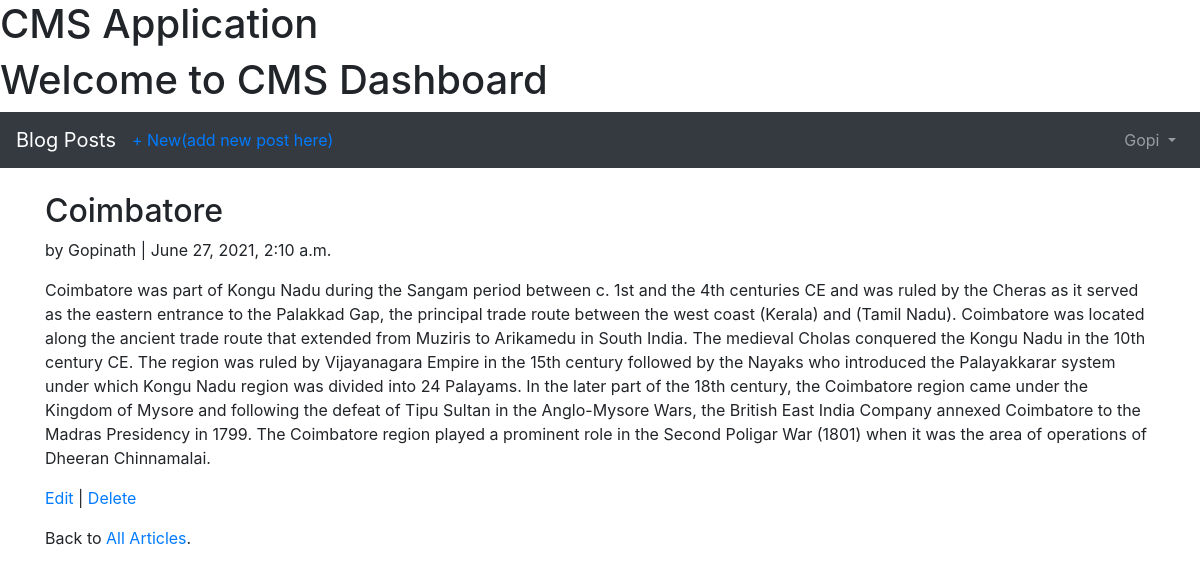
/articles/2/ (signed in), run on the app's committed database.
### users/models.py (models this page shows)
class CustomUser(AbstractUser):
    age = models.PositiveIntegerField(default=0)

### articles/models.py (models this page shows, shortened)
class Article(models.Model):
    title = models.CharField(max_length=255)
    body = models.TextField()
    date = models.DateTimeField(auto_now_add=True)
    author = models.ForeignKey(get_user_model(),on_delete=models.CASCADE,)

### articles/views.py (the view)
# urls.py: path('<int:pk>/',views.ArticleDetailView.as_view(), name='article_detail'), # new
class ArticleDetailView(LoginRequiredMixin, DetailView):
    model = models.Article
    template_name = 'article_detail.html'

### templates/article_detail.html
{% extends 'base.html' %}
{% block content %}
<div class="article-entry">
<h2>{{ object.title }}</h2>
<p>by {{ object.author }} | {{ object.date }}</p>
<p>{{ object.body }}</p>
</div>
<p><a href="{% url 'article_edit' article.pk %}">Edit</a> | <a href="{% url 'artic\
le_delete' article.pk %}">Delete</a></p>
<p>Back to <a href="{% url 'article_list' %}">All Articles</a>.</p>
{% endblock content %}

### templates/base.html (shortened to what this page needs)
<!doctype html>
<html lang="en">
<head>
<link rel="stylesheet" href="https://maxcdn.bootstrapcdn.com/bootstrap/4.0.0/css\/bootstrap.min.css">
    <h1> CMS Application</h1>
    <h1> Welcome to CMS Dashboard</h1>
</head>
<body>
<nav class="navbar navbar-expand-md navbar-dark bg-dark mb-4">
<a class="navbar-brand" href="{% url 'home' %}">Blog Posts</a>
{% if user.is_authenticated %}
<ul class="navbar-nav mr-auto">
<li class="nav-item"><a href="{% url 'article_new' %}">+ New(add new post here)</a></li>
</ul>
{% endif %}
<div class="collapse navbar-collapse" id="navbarCollapse">
{% if user.is_authenticated %}
<ul class="navbar-nav ml-auto">
<li class="nav-item">
<a class="nav-link dropdown-toggle" href="#" id="userMenu" data-toggle\
="dropdown" aria-haspopup="true" aria-expanded="false">
{{ user.username }}
</a>
</li>
</ul>
{% else %}
<form class="form-inline ml-auto">
<a href="{% url 'login' %}" class="btn btn-outline-secondary">Log in</a>
<a href="{% url 'signup' %}" class="btn btn-primary ml-2">Sign up</a>
</form>
{% endif %}
</div>
</nav>
<div class="container">
{% block content %}
{% endblock %}
</div>
</body>
</html>

### data on the page
CustomUser: username "Gopi"
Article: title "Coimbatore", author "Gopinath", date "June 27, 2021, 2:10 a.m.", body "Coimbatore was part of Kongu Nadu during the Sangam period between c. 1st and the 4th centuries CE and was ruled by the Cheras as it served as the eastern entrance to the Palakkad Gap, the principal trade route between the west coast (Kerala) and (Tamil Nadu). Coimbatore was located along the ancient trade route that extended from Muziris to Arikamedu in South India. The medieval Cholas conquered the Kongu Nadu in the 10th century CE. The region was ruled by Vijayanagara Empire in the 15th century followed by the Nayaks who introduced the Palayakkarar system under which Kongu Nadu region was divided into 24 Palayams. In the later part of the 18th century, the Coimbatore region came under…"
